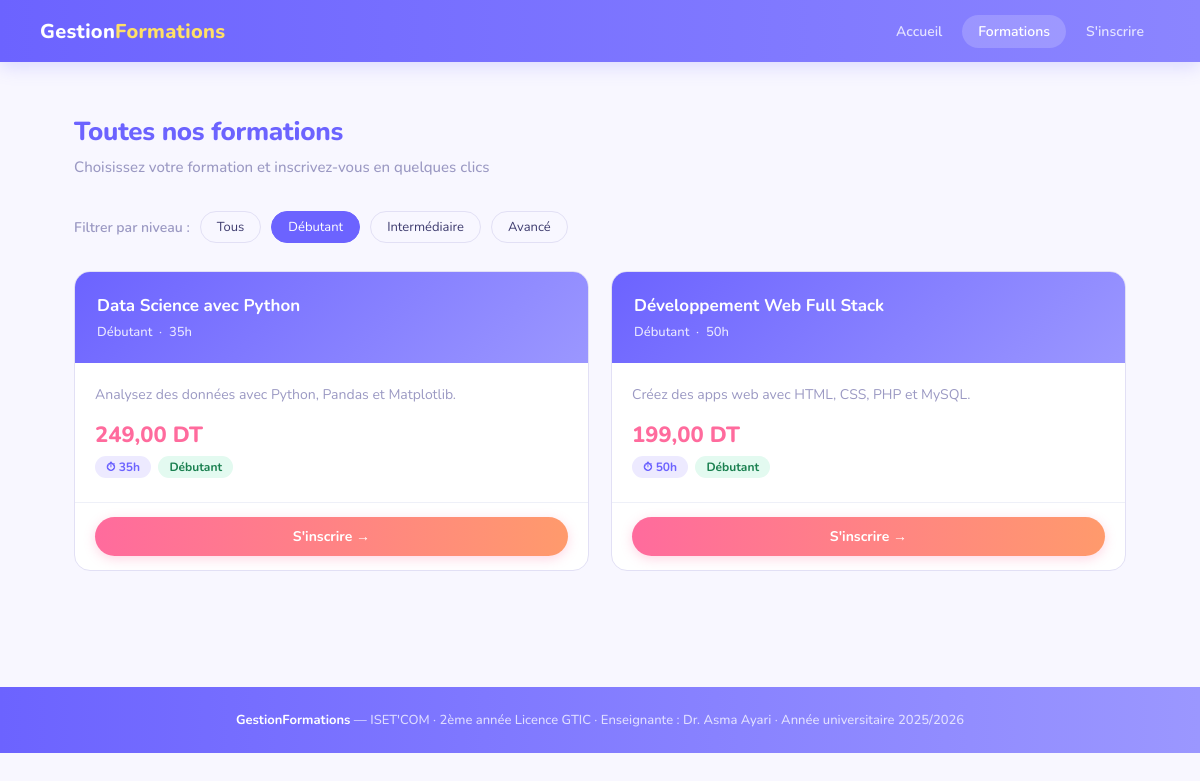
Screenshot of /index.php?page=formations&niveau=Débutant with the database file from the repository.
### tables this page shows
CREATE TABLE IF NOT EXISTS formations (
    id          INT AUTO_INCREMENT PRIMARY KEY,
    titre       VARCHAR(150) NOT NULL,
    description TEXT NOT NULL,
    prix        DECIMAL(8,2) NOT NULL DEFAULT 0,
    duree       VARCHAR(30) DEFAULT '20h',
    niveau      VARCHAR(50) DEFAULT 'Tous niveaux',
    created_at  TIMESTAMP DEFAULT CURRENT_TIMESTAMP
);

### controllers/FormationController.php (called while the page is built)
<?php
require_once 'models/Formation.php';
$niveau    = isset($_GET['niveau']) ? trim($_GET['niveau']) : '';
$formations = Formation::getAll($niveau);
require 'views/formations.php';
?>

### models/Formation.php (called while the page is built, shortened)
<?php
class Formation {
    public static function getAll(string $niveau = ''): array {
        $pdo = Database::connect();
        if (!empty($niveau)) {
            $stmt = $pdo->prepare('SELECT * FROM formations WHERE niveau = ? ORDER BY id ASC');
            $stmt->execute([$niveau]);
        } else {
            $stmt = $pdo->query('SELECT * FROM formations ORDER BY id ASC');
        }
        return $stmt->fetchAll();
    }
}
?>

### views/formations.php (the view, shortened to what this page needs)
<?php
require 'views/partials/header.php';
?>
<div class="container">
    <div class="section">
        <div class="section-title">Toutes nos formations</div>
        <div class="section-sub">
            Choisissez votre formation et inscrivez-vous en quelques clics
        </div>
        <div style="margin-bottom:28px; display:flex; gap:10px; flex-wrap:wrap; align-items:center;">
            <span style="font-size:14px; color:var(--muted); font-weight:600;">Filtrer par niveau :</span>
            <a href="index.php?page=formations"
               style="padding:6px 16px; border-radius:20px; border:1.5px solid var(--border); font-size:13px; text-decoration:none; color:var(--text);
               <?= empty($niveau) ? 'background:var(--primary);color:#fff;border-color:var(--primary);' : '' ?>">
               Tous</a>
            <?php foreach (['Débutant','Intermédiaire','Avancé'] as $niv): ?>
            <a href="index.php?page=formations&niveau=<?= urlencode($niv) ?>"
               style="padding:6px 16px; border-radius:20px; border:1.5px solid var(--border); font-size:13px; text-decoration:none; color:var(--text);
               <?= (isset($niveau) && $niveau === $niv) ? 'background:var(--primary);color:#fff;border-color:var(--primary);' : '' ?>">
               <?= $niv ?></a>
            <?php endforeach; ?>
        </div>
        <?php if (empty($formations)): ?>
            <div class="alert alert-error">Aucune formation disponible pour ce niveau.</div>
        <?php else: ?>
        <div class="cards-grid">
            <?php foreach ($formations as $f): ?>
            <div class="card">
                <div class="card-header">
                    <h3><?= htmlspecialchars($f['titre']) ?></h3>
                    <p><?= htmlspecialchars($f['niveau']) ?> &nbsp;·&nbsp; <?= htmlspecialchars($f['duree']) ?></p>
                </div>
                <div class="card-body">
                    <p><?= htmlspecialchars($f['description']) ?></p>
                    <div class="prix"><?= number_format($f['prix'], 2, ',', ' ') ?> DT</div>
                    <div class="meta">
                        <span class="badge badge-primary">⏱ <?= htmlspecialchars($f['duree']) ?></span>
                        <?php
                        $badgeClass = match($f['niveau']) {
                            'Débutant'     => 'badge-success',
                            'Intermédiaire'=> 'badge-warning',
                            'Avancé'       => 'badge-danger',
                            default        => 'badge-primary'
                        };
                        ?>
                        <span class="badge <?= $badgeClass ?>"><?= htmlspecialchars($f['niveau']) ?></span>
                    </div>
                </div>
                <div class="card-footer">
                    <a href="index.php?page=inscription&formation_id=<?= $f['id'] ?>"
                       class="btn btn-accent btn-block">S'inscrire →</a>
                </div>
            </div>
            <?php endforeach; ?>
        </div>
        <?php endif; ?>
    </div>
</div>
<?php require 'views/partials/footer.php'; ?>

### assets/style.css (style rules this page uses)
:root { --primary: #6C63FF; --primary-lt: #8B85FF; --primary-dk: #5548E0; --accent: #FF6B9D; --accent-dk: #E8528A; --success: #2ECC71; --danger: #FF5E5B; --gray-bg: #F8F7FF; --gray-light: #EEF0F8; --border: #E2E0F5; --text: #3D3B6E; --muted: #9B99C3; }
* { box-sizing: border-box; margin: 0; padding: 0; }
body { font-family: 'Nunito', 'Segoe UI', Arial, sans-serif; background: var(--gray-bg); color: var(--text); min-height: 100vh; }
.container { max-width: 1100px; margin: 0 auto; padding: 0 24px; }
.section { padding: 52px 0; }
.section-title { font-size: 26px; font-weight: 800; color: var(--primary); margin-bottom: 8px; letter-spacing: -.3px; }
.section-sub { color: var(--muted); font-size: 15px; margin-bottom: 34px; font-weight: 500; }
.cards-grid { display: grid; grid-template-columns: repeat(auto-fit, minmax(240px, 1fr)); gap: 22px; }
.card { background: #fff; border-radius: 16px; border: 1.5px solid var(--border); overflow: hidden; transition: .22s; display: flex; flex-direction: column; }
.card-header { background: linear-gradient(135deg, var(--primary) 0%, #9B97FF 100%); padding: 22px; color: #fff; }
.card-header h3 { font-size: 17px; font-weight: 700; margin-bottom: 6px; }
.card-header p { font-size: 13px; opacity: .85; font-weight: 500; }
.card-body { padding: 20px; flex: 1; }
.card-body p { font-size: 14px; color: var(--muted); margin-bottom: 14px; line-height: 1.65; }
.card-footer { padding: 14px 20px; border-top: 1.5px solid var(--gray-light); }
.badge { display: inline-block; padding: 3px 11px; border-radius: 20px; font-size: 12px; font-weight: 700; margin-right: 4px; margin-bottom: 4px; }
.badge-primary { background: #EDEAFF; color: #6C63FF; }
.badge-success { background: #E3FAF0; color: #1A8050; }
.prix { font-size: 22px; font-weight: 800; color: var(--accent); }
.meta { font-size: 13px; color: var(--muted); margin-top: 6px; font-weight: 500; }
.btn { display: inline-block; padding: 10px 24px; border-radius: 25px; font-size: 14px; font-weight: 700; text-decoration: none; cursor: pointer; border: none; transition: .22s; text-align: center; }
.btn-accent { background: linear-gradient(90deg, var(--accent) 0%, #FF9A6C 100%); color: #fff; box-shadow: 0 3px 12px rgba(255,107,157,.28); }
.btn-block { display: block; width: 100%; }

### rows the page displays
formations: titre "Data Science avec Python", niveau "Débutant", duree "35h", description "Analysez des données avec Python, Pandas et Matplotlib.", prix "249,00"
formations: titre "Développement Web Full Stack", niveau "Débutant", duree "50h", description "Créez des apps web avec HTML, CSS, PHP et MySQL.", prix "199,00"

### other values shown
$niv "Débutant"
$niv "Intermédiaire"
$niv "Avancé"
